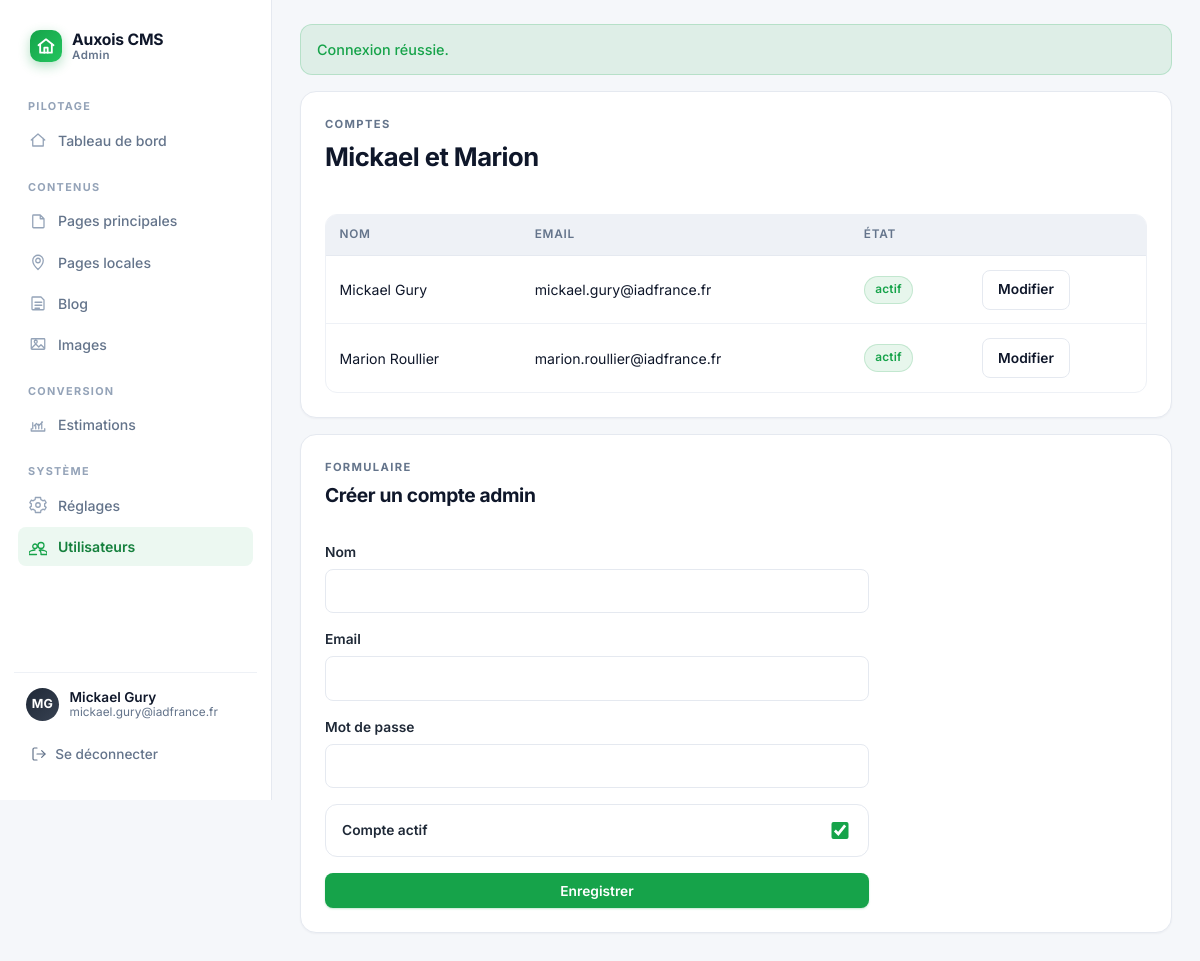
The app's page /ovh/admin/users.php (signed in) with its own data.
### tables this page shows
CREATE TABLE IF NOT EXISTS cms_admin_users (
  id INT UNSIGNED NOT NULL AUTO_INCREMENT,
  name VARCHAR(150) NOT NULL,
  email VARCHAR(190) NOT NULL,
  password_hash VARCHAR(255) NOT NULL,
  role VARCHAR(50) NOT NULL DEFAULT 'admin',
  is_active TINYINT(1) NOT NULL DEFAULT 1,
  created_at DATETIME NOT NULL DEFAULT CURRENT_TIMESTAMP,
  updated_at DATETIME NOT NULL DEFAULT CURRENT_TIMESTAMP ON UPDATE CURRENT_TIMESTAMP,
  PRIMARY KEY (id),
  UNIQUE KEY uniq_cms_admin_users_email (email)
);

### ovh/app/bootstrap.php (called while the page is built, shortened)
<?php
function cms_load_env(string $path): array
{
    if (!is_file($path)) {
        return [];
    }
    $values = [];
    return $values;
}
function cms_normalize_upload_public_base(?string $value): string
{
    $base = trim((string) ($value ?? '/uploads/cms'));
    $base = '/' . trim($base, '/');
    $uploadsPosition = strpos($base, '/uploads/');
    return rtrim($base, '/') ?: '/uploads/cms';
}
function cms_config(): array
{
    static $config = null;
    if ($config !== null) {
        return $config;
    }
    $root = dirname(__DIR__);
    $env = cms_load_env($root . '/.env');
    $get = static function (string $key, ?string $default = null) use ($env): ?string {
        $value = $_ENV[$key] ?? $_SERVER[$key] ?? $env[$key] ?? $default;
        return $value === null ? null : trim($value);
    };
    $config = [
        'root' => $root,
        'app_env' => $get('APP_ENV', 'production'),
        'app_url' => rtrim((string) $get('APP_URL', ''), '/'),
        'db_host' => (string) $get('DB_HOST', '127.0.0.1'),
        'db_port' => (int) $get('DB_PORT', '3306'),
        'db_name' => (string) $get('DB_NAME', ''),
        'db_user' => (string) $get('DB_USER', ''),
        'db_password' => (string) $get('DB_PASSWORD', ''),
        'session_cookie_name' => (string) $get('SESSION_COOKIE_NAME', 'immobilier_auxois_admin'),
        'upload_dir' => trim((string) $get('UPLOAD_DIR', 'uploads/cms'), '/'),
        'upload_public_base' => cms_normalize_upload_public_base($get('UPLOAD_PUBLIC_BASE', '/uploads/cms')),
        'install_token' => (string) $get('INSTALL_TOKEN', ''),
    ];
    return $config;
}
function cms_bootstrap_session(): void
{
    $config = cms_config();
    if (session_status() === PHP_SESSION_ACTIVE) {
        return;
    }
}
function cms_db(): PDO
{
    $config = cms_config();
    $dsn = sprintf('mysql:host=%s;port=%d;dbname=%s;charset=utf8mb4', $config['db_host'], $config['db_port'], $config['db_name']);
    $pdo = new PDO($dsn, $config['db_user'], $config['db_password'], [
        PDO::ATTR_ERRMODE => PDO::ERRMODE_EXCEPTION,
        PDO::ATTR_DEFAULT_FETCH_MODE => PDO::FETCH_ASSOC,
        PDO::ATTR_EMULATE_PREPARES => false,
        PDO::MYSQL_ATTR_MULTI_STATEMENTS => true,
    ]);
    return $pdo;
}
function cms_h(?string $value): string
{
    return htmlspecialchars((string) $value, ENT_QUOTES, 'UTF-8');
}
function cms_base_url(): string
{
    $appUrl = cms_config()['app_url'] ?? '';
    $path = parse_url($appUrl, PHP_URL_PATH);
    if (!is_string($path)) {
        return '';
    }
    $path = trim($path, '/');
    return $path === '' ? '' : '/' . $path;
}
function cms_url(string $path = '/'): string
{
    $base = cms_base_url();
    $normalized = '/' . ltrim($path, '/');
    return ($base === '' ? '' : $base) . ($normalized === '/' ? '/' : $normalized);
}
function cms_consume_flash(): ?array
{
    $flash = $_SESSION['flash'] ?? null;
    return $flash;
}
function cms_admin_users(): array
{
    $statement = cms_db()->query('SELECT id, name, email, role, is_active, created_at, updated_at FROM cms_admin_users ORDER BY id ASC');
    return $statement->fetchAll();
}
function cms_admin_user(?int $id): ?array
{
    if ($id === null) {
        return null;
    }
    $statement = cms_db()->prepare('SELECT id, name, email, role, is_active FROM cms_admin_users WHERE id = ? LIMIT 1');
    $statement->execute([$id]);
    $row = $statement->fetch();
    return $row ?: null;
}
function cms_current_admin(): ?array
{
    $user = $_SESSION['admin_user'] ?? null;
    return is_array($user) ? $user : null;
}
require_once __DIR__ . '/views.php';

### ovh/admin/users.php (the view, shortened to what this page needs)
<?php
require dirname(__DIR__) . '/app/bootstrap.php';
$id = isset($_GET['id']) ? (int) $_GET['id'] : null;
$editingUser = cms_admin_user($id);
$users = cms_admin_users();
cms_render_admin_start('Utilisateurs', '/admin/users');
?>
<section class="panel">
  <div class="panel-head compact">
    <div>
      <p class="eyebrow">Comptes</p>
      <h1>Mickael et Marion</h1>
    </div>
  </div>
  <div class="table-wrap">
    <table class="admin-table">
      <thead>
        <tr>
          <th>Nom</th>
          <th>Email</th>
          <th>État</th>
          <th></th>
        </tr>
      </thead>
      <tbody>
        <?php foreach ($users as $user): ?>
          <tr>
            <td><?= cms_h((string) $user['name']) ?></td>
            <td><?= cms_h((string) $user['email']) ?></td>
            <td><span class="status-badge status-<?= (int) $user['is_active'] === 1 ? 'published' : 'draft' ?>"><?= (int) $user['is_active'] === 1 ? 'actif' : 'inactif' ?></span></td>
            <td><a class="secondary-button" href="<?= cms_h(cms_url('/admin/users?id=' . (int) $user['id'])) ?>">Modifier</a></td>
          </tr>
        <?php endforeach; ?>
      </tbody>
    </table>
  </div>
</section>
<section class="panel">
  <div class="panel-head compact">
    <div>
      <p class="eyebrow">Formulaire</p>
      <h2><?= $editingUser ? 'Modifier le compte' : 'Créer un compte admin' ?></h2>
    </div>
  </div>
  <form method="post" class="admin-form-stack compact-form">
    <label>
      Nom
      <input name="name" value="<?= cms_h((string) ($editingUser['name'] ?? '')) ?>" required>
    </label>
    <label>
      Email
      <input type="email" name="email" value="<?= cms_h((string) ($editingUser['email'] ?? '')) ?>" required>
    </label>
    <label>
      Mot de passe <?= $editingUser ? '(laisser vide pour conserver l’existant)' : '' ?>
      <input type="password" name="password" <?= $editingUser ? '' : 'required' ?>>
    </label>
    <label class="toggle-field">
      <span>Compte actif</span>
      <input type="checkbox" name="is_active" value="1" <?= !isset($editingUser['is_active']) || (int) $editingUser['is_active'] === 1 ? 'checked' : '' ?>>
    </label>
    <button class="primary-button" type="submit">Enregistrer</button>
  </form>
</section>
<?php cms_render_admin_end(); ?>

### ovh/app/views.php (shortened to what this page needs)
<?php
function cms_render_admin_start(string $title, string $currentNav): void
{
    $admin = cms_current_admin();
    $flash = cms_consume_flash();
    $navigationGroups = [
        'Pilotage' => [
            '/admin' => ['label' => 'Tableau de bord', 'icon' => 'M3 12 12 4l9 8M5 10v10h14V10'],
        ],
        'Contenus' => [
            '/admin/pages' => ['label' => 'Pages principales', 'icon' => 'M6 4h9l5 5v11a1 1 0 0 1-1 1H6a1 1 0 0 1-1-1V5a1 1 0 0 1 1-1Zm9 0v5h5'],
            '/admin/local-pages' => ['label' => 'Pages locales', 'icon' => 'M12 22s7-6.5 7-12a7 7 0 1 0-14 0c0 5.5 7 12 7 12Zm0-9a3 3 0 1 1 0-6 3 3 0 0 1 0 6Z'],
            '/admin/blog' => ['label' => 'Blog', 'icon' => 'M5 4h11l4 4v12a1 1 0 0 1-1 1H5a1 1 0 0 1-1-1V5a1 1 0 0 1 1-1Zm3 7h9M8 15h9M8 19h6'],
            '/admin/media' => ['label' => 'Images', 'icon' => 'M4 5h16a1 1 0 0 1 1 1v12a1 1 0 0 1-1 1H4a1 1 0 0 1-1-1V6a1 1 0 0 1 1-1Zm0 12 5-5 4 4 3-3 4 4M9 11a2 2 0 1 1 0-4 2 2 0 0 1 0 4Z'],
        ],
        'Conversion' => [
            '/admin/estimation-requests' => ['label' => 'Estimations', 'icon' => 'M3 17v3h18v-3M7 13l3-3 3 3 5-5M5 17V9m4 8V13m4 4V11m4 6V8'],
        ],
        'Système' => [
            '/admin/settings' => ['label' => 'Réglages', 'icon' => 'M12 9a3 3 0 1 0 0 6 3 3 0 0 0 0-6Zm8.94 3a8.94 8.94 0 0 0-.13-1.5l2.05-1.6-2-3.46-2.42.97a8.94 8.94 0 0 0-2.6-1.5L15.5 2h-7l-.34 2.91a8.94 8.94 0 0 0-2.6 1.5l-2.42-.97-2 3.46 2.05 1.6c-.08.49-.13.99-.13 1.5s.05 1.01.13 1.5L1.14 15.1l2 3.46 2.42-.97a8.94 8.94 0 0 0 2.6 1.5L8.5 22h7l.34-2.91a8.94 8.94 0 0 0 2.6-1.5l2.42.97 2-3.46-2.05-1.6c.08-.49.13-.99.13-1.5Z'],
            '/admin/users' => ['label' => 'Utilisateurs', 'icon' => 'M16 14a4 4 0 1 0 0-8 4 4 0 0 0 0 8Zm-8 0a3 3 0 1 0 0-6 3 3 0 0 0 0 6Zm0 2c-2.67 0-8 1.34-8 4v2h10m6-6c-.7 0-1.5.07-2.34.2 1.46.96 2.34 2.16 2.34 3.8v2h8v-2c0-2.66-5.33-4-8-4Z'],
        ],
    ];
    $adminName = (string) ($admin['name'] ?? '');
    $adminEmail = (string) ($admin['email'] ?? '');
    $initials = '';
    foreach (preg_split('/\s+/', trim($adminName)) ?: [] as $part) {
        if ($part !== '' && mb_strlen($initials) < 2) {
            $initials .= mb_strtoupper(mb_substr($part, 0, 1));
        }
    }
    ?>
    <!doctype html>
    <html lang="fr">
      <head>
        <link rel="stylesheet" href="<?= cms_h(cms_url('/assets/admin.css')) ?>">
      </head>
      <body class="admin-shell">
        <aside class="admin-sidebar">
          <div class="admin-sidebar-top">
            <a class="admin-brand" href="<?= cms_h(cms_url('/admin')) ?>">
              <span class="admin-brand-mark" aria-hidden="true">
                <svg viewBox="0 0 24 24" width="20" height="20" fill="none" stroke="currentColor" stroke-width="2.2" stroke-linecap="round" stroke-linejoin="round">
                  <path d="M3 11 12 4l9 7"/>
                  <path d="M5 10v10h14V10"/>
                  <path d="M10 20v-6h4v6"/>
                </svg>
              </span>
              <span class="admin-brand-text">
                <strong>Auxois CMS</strong>
                <small>Admin</small>
              </span>
            </a>
          </div>
          <nav class="admin-nav" aria-label="Navigation principale">
            <?php foreach ($navigationGroups as $groupLabel => $items): ?>
              <div class="admin-nav-group">
                <p class="admin-nav-heading"><?= cms_h($groupLabel) ?></p>
                <?php foreach ($items as $href => $entry): ?>
                  <a class="admin-nav-link<?= $currentNav === $href ? ' is-active' : '' ?>" href="<?= cms_h(cms_url($href)) ?>">
                    <span class="admin-nav-icon" aria-hidden="true">
                      <svg viewBox="0 0 24 24" width="18" height="18" fill="none" stroke="currentColor" stroke-width="1.7" stroke-linecap="round" stroke-linejoin="round">
                        <path d="<?= cms_h($entry['icon']) ?>"/>
                      </svg>
                    </span>
                    <span><?= cms_h($entry['label']) ?></span>
                  </a>
                <?php endforeach; ?>
              </div>
            <?php endforeach; ?>
          </nav>
          <div class="admin-sidebar-footer">
            <div class="admin-user-card">
              <span class="admin-user-avatar" aria-hidden="true"><?= cms_h($initials !== '' ? $initials : 'A') ?></span>
              <div class="admin-user-info">
                <strong><?= cms_h($adminName !== '' ? $adminName : 'Administrateur') ?></strong>
                <?php if ($adminEmail !== ''): ?><small><?= cms_h($adminEmail) ?></small><?php endif; ?>
              </div>
            </div>
            <a class="admin-logout" href="<?= cms_h(cms_url('/admin/logout')) ?>">
              <svg viewBox="0 0 24 24" width="16" height="16" fill="none" stroke="currentColor" stroke-width="1.8" stroke-linecap="round" stroke-linejoin="round" aria-hidden="true">
                <path d="M9 21H5a2 2 0 0 1-2-2V5a2 2 0 0 1 2-2h4"/>
                <polyline points="16 17 21 12 16 7"/>
                <line x1="21" y1="12" x2="9" y2="12"/>
              </svg>
              Se déconnecter
            </a>
          </div>
        </aside>
        <main class="admin-main">
          <?php if ($flash): ?>
            <div class="flash flash-<?= cms_h($flash['type']) ?>"><?= cms_h($flash['message']) ?></div>
          <?php endif; ?>
    <?php
}
function cms_render_admin_end(): void
{
    ?>
        </main>
      </body>
    </html>
    <?php
}
    ?>

### records on screen
cms_admin_users: name "Mickael Gury", email "mickael.gury@iadfrance.fr", is_active "actif"
cms_admin_users: name "Marion Roullier", email "marion.roullier@iadfrance.fr", is_active "actif"

### other values on screen
cms_h($groupLabel) "PILOTAGE"
cms_h($entry['label']) "Tableau de bord"
cms_h($groupLabel) "CONTENUS"
cms_h($entry['label']) "Pages principales"
cms_h($entry['label']) "Pages locales"
cms_h($entry['label']) "Blog"
cms_h($entry['label']) "Images"
cms_h($groupLabel) "CONVERSION"
cms_h($entry['label']) "Estimations"
cms_h($groupLabel) "SYSTÈME"
cms_h($entry['label']) "Réglages"
cms_h($entry['label']) "Utilisateurs"
cms_h($initials !== '' ? $initials : 'A') "MG"
cms_h($flash['message']) "Connexion réussie."
